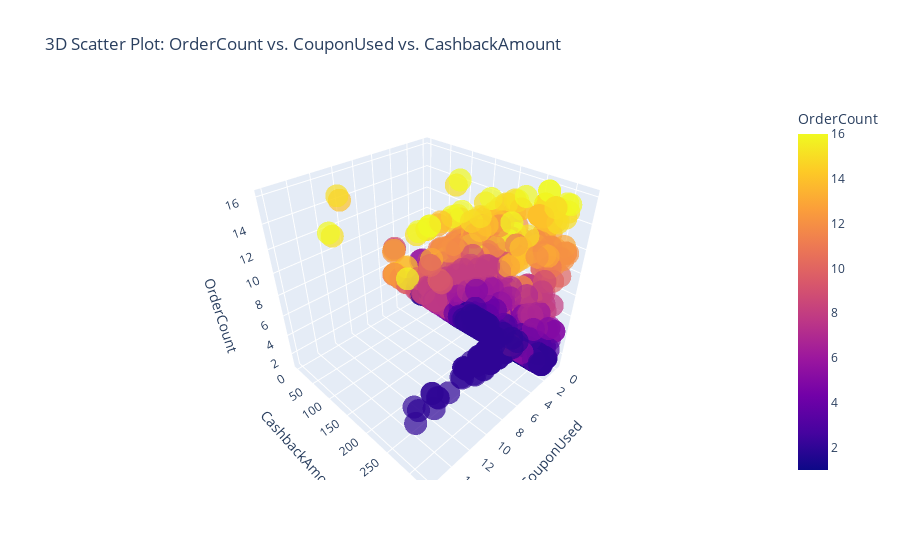

The cell this chart's notebook holds for it:
### Markdown cell above
**Let's investigate whether the combined effects of CouponUsage and CashbackAmount influence the OrderCount.**

### Code cell
import plotly.express as px
fig = px.scatter_3d(
    customer_behaviour_df,
    x='CouponUsed',
    y='CashbackAmount',
    z='OrderCount',
    color='OrderCount',  # Color points by OrderCount
    opacity=0.7,          # Set opacity for better visibility
    title='3D Scatter Plot: OrderCount vs. CouponUsed vs. CashbackAmount'
)

# Customize axis labels
fig.update_layout(scene=dict(xaxis_title='CouponUsed', yaxis_title='CashbackAmount', zaxis_title='OrderCount'))

# Show the plot
fig.show()

### Figure 1 — Plotly figure (JSON) as saved in the notebook; plotly's stock layout.template omitted (floating-point values rounded to 4 significant figures; data arrays with more than 128 entries replaced by an {"elided": "..."} marker saying what was removed)
{"data": [{"hovertemplate": "CouponUsed=%{x}<br>CashbackAmount=%{y}<br>OrderCount=%{marker.color}<extra></extra>", "legendgroup": "", "marker": {"color": {"elided": "5630 int values"}, "coloraxis": "coloraxis", "opacity": 0.7, "symbol": "circle"}, "mode": "markers", "name": "", "scene": "scene", "showlegend": false, "type": "scatter3d", "x": {"elided": "5630 int values"}, "y": {"elided": "5630 float values"}, "z": {"elided": "5630 int values"}}], "layout": {"coloraxis": {"colorbar": {"title": {"text": "OrderCount"}}, "colorscale": [[0, "#0d0887"], [0.1111, "#46039f"], [0.2222, "#7201a8"], [0.3333, "#9c179e"], [0.4444, "#bd3786"], [0.5556, "#d8576b"], [0.6667, "#ed7953"], [0.7778, "#fb9f3a"], [0.8889, "#fdca26"], [1, "#f0f921"]]}, "legend": {"tracegroupgap": 0}, "scene": {"domain": {"x": [0, 1], "y": [0, 1]}, "xaxis": {"title": {"text": "CouponUsed"}}, "yaxis": {"title": {"text": "CashbackAmount"}}, "zaxis": {"title": {"text": "OrderCount"}}}, "title": {"text": "3D Scatter Plot: OrderCount vs. CouponUsed vs. CashbackAmount"}}}
